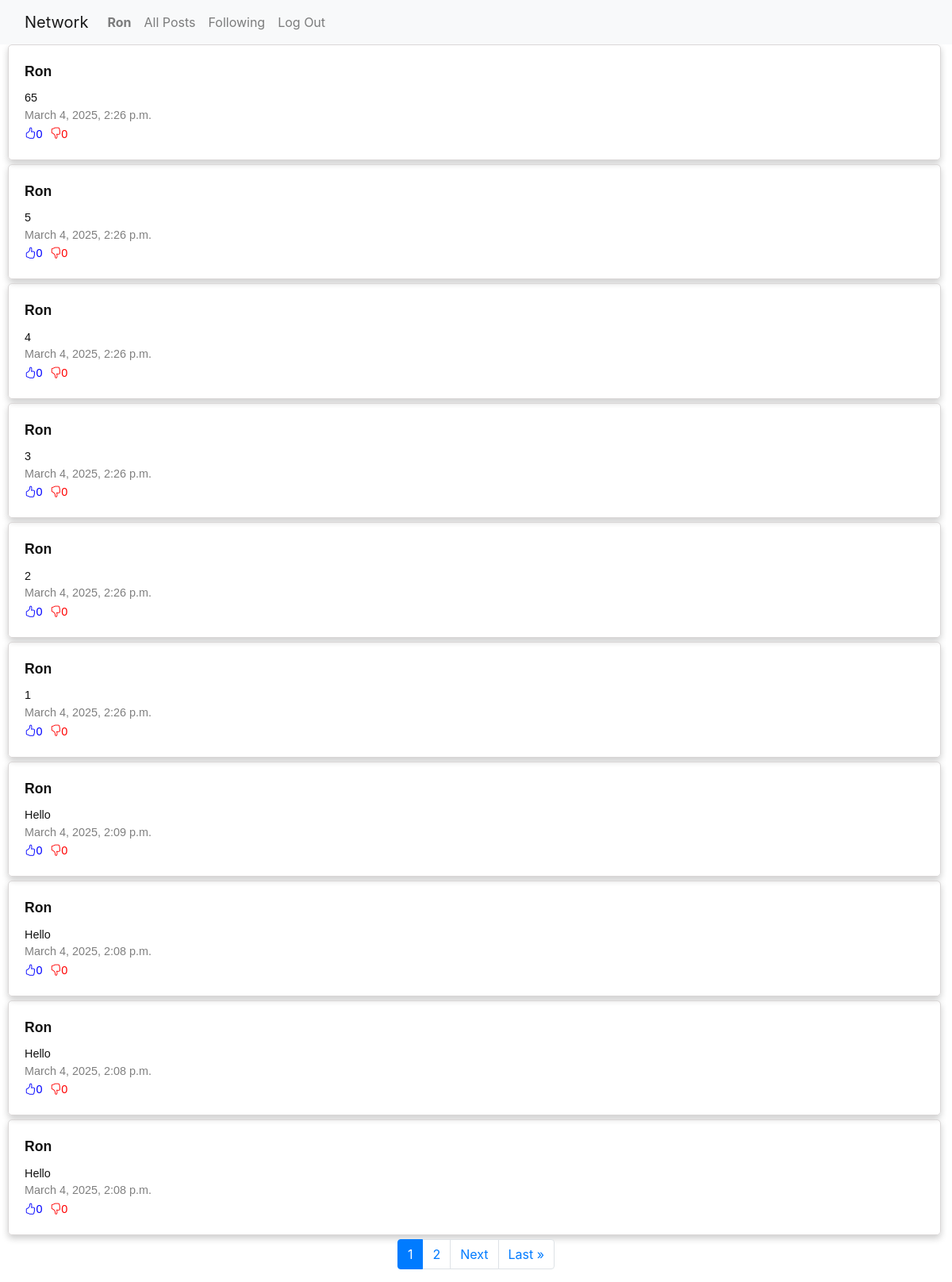
/following/1 (signed in), run on an earlier commit of the app's database.
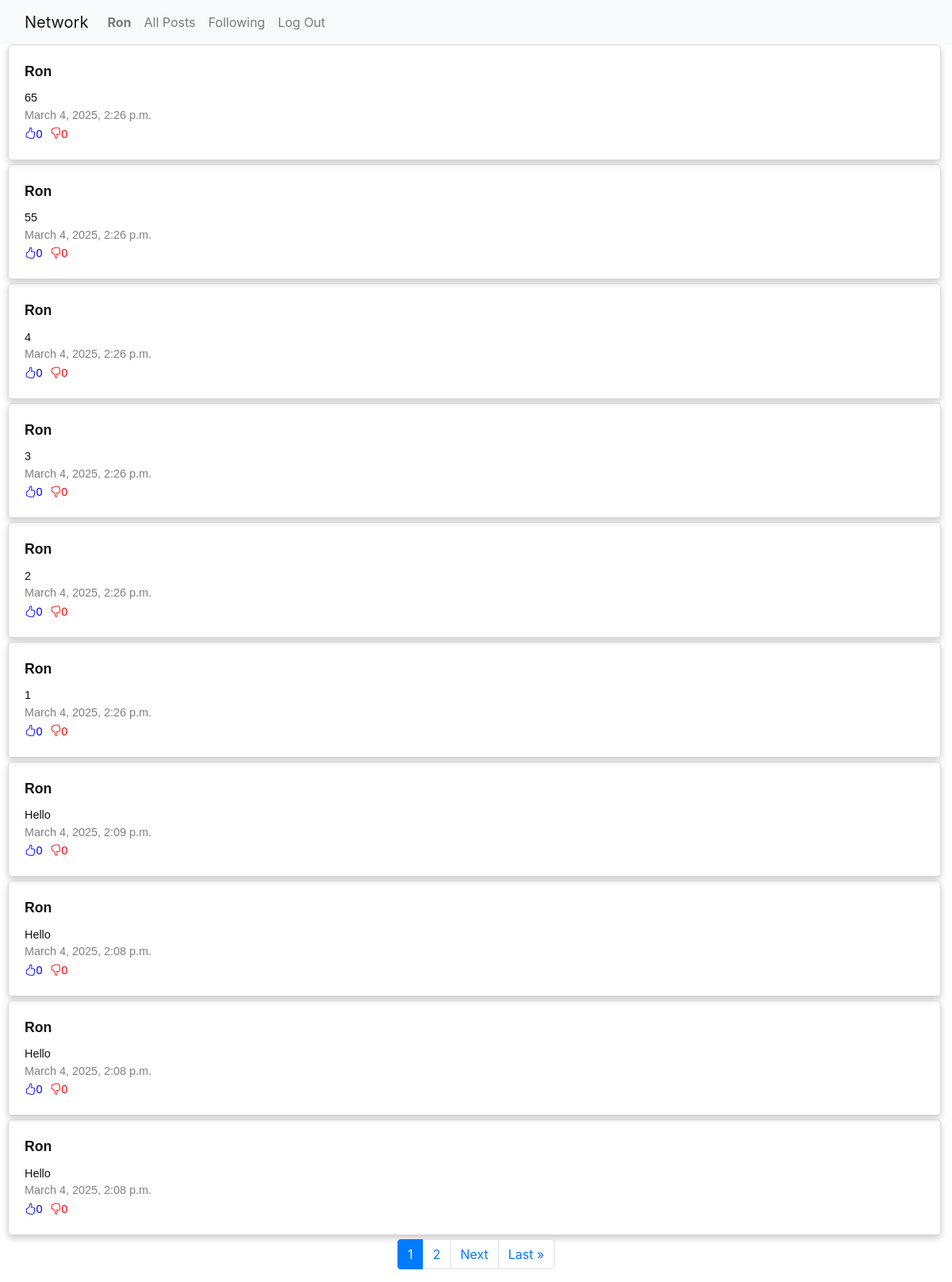
And on a later commit of the database.
### network/models.py (models this page shows, shortened)
class Posts(models.Model):
    author = models.ForeignKey(User, on_delete=models.CASCADE,related_name='posts')
    content = models.TextField(blank=False)
    date_time = models.DateTimeField(auto_now_add=True)

class User(AbstractUser):
    pass
    following = models.ManyToManyField('self', symmetrical=False, related_name='followers', blank=True)

### network/views.py (the view)
# urls.py: path("following/<int:user_id>", views.following, name="following"),
@login_required
def following(request, user_id):
    user = get_object_or_404(User, id=user_id)
    followingListId = user.following.values_list('id', flat=True)
    posts = Posts.objects.filter(author__id__in = followingListId).order_by('-date_time')
    paginator = Paginator(posts, 10) #Show 10 posts per page.
    page_number = request.GET.get('page')
    page_obj = paginator.get_page(page_number)
    for post in page_obj:
        post.likes_count = Like.objects.filter(post=post, reaction='like').count()
        post.dislikes_count = Like.objects.filter(post=post, reaction='dislike').count()
    return render(request, 'network/following.html', {
        'page_obj': page_obj
    })

### network/templates/network/following.html (shortened to what this page needs)
{% extends 'network/layout.html' %}
{% block body %}
    {% for post in page_obj %}
        <div class="post">
            <a href="{% url 'profile' user_id=post.author.id %}"><strong>{{ post.author }}</strong></a>
            <p>{{ post.content }}</p>
            <p>{{ post.date_time }}</p>
            <div class="div-likes">
                <p class="like" id="like-{{ post.id }}"><i class="bi bi-hand-thumbs-up"></i>{{ post.likes_count }}</p>
                <p class="dislike" id="dislike-{{ post.id }}"><i class="bi bi-hand-thumbs-down"></i>{{ post.dislikes_count }}</p>
            </div>
        </div>
    {% empty %}
        <p>The {{ user.username }} has not yet subscribe to any users!</p>
    {% endfor %}
    <div class="pagination-container">
        <ul class="pagination justify-content-center">
            {% for page in page_obj.paginator.page_range %}
                {% if page >= page_obj.number|add:"-2" and page <= page_obj.number|add:"2" %}
                    <li class="page-item {% if page == page_obj.number %}active{% endif %}">
                        <a class="page-link" href="?page={{ page }}">{{ page }}</a>
                    </li>
                {% endif %}
            {% endfor %}
            {% if page_obj.has_next %}
                    <li class="page-item">
                        <a class="page-link" href="?page={{ page_obj.next_page_number }}">Next</a>
                    </li>
                    <li class="page-item">
                        <a class="page-link" href="?page={{ page_obj.paginator.num_pages }}">Last &raquo;</a>
                    </li>
            {% endif %}
        </ul>
    </div>
{% endblock %}

What changed in the data, as far as the page shows it:
changed Posts (number 2 of 10 on the later page): content "5" → "55"
